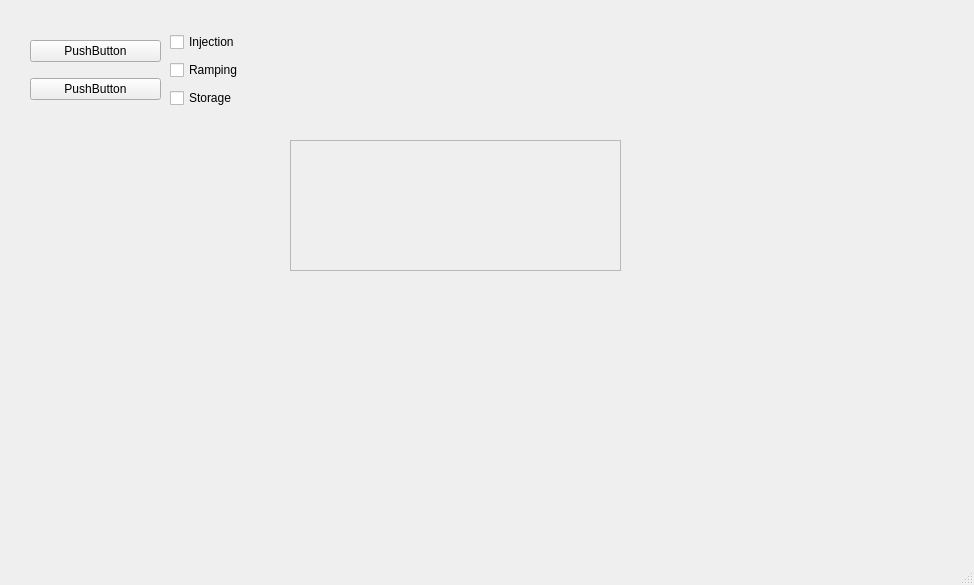
<?xml version="1.0" encoding="UTF-8"?>
<ui version="4.0">
 <class>MainWindow</class>
 <widget class="QMainWindow" name="MainWindow">
  <property name="geometry">
   <rect>
    <x>0</x>
    <y>0</y>
    <width>974</width>
    <height>585</height>
   </rect>
  </property>
  <property name="windowTitle">
   <string>MainWindow</string>
  </property>
  <widget class="QWidget" name="centralwidget">
   <widget class="QWidget" name="verticalLayoutWidget">
    <property name="geometry">
     <rect>
      <x>30</x>
      <y>140</y>
      <width>251</width>
      <height>401</height>
     </rect>
    </property>
    <layout class="QVBoxLayout" name="verticalLayout">
     <item>
      <widget class="QWidget" name="widget" native="true"/>
     </item>
    </layout>
   </widget>
   <widget class="QWidget" name="verticalLayoutWidget_2">
    <property name="geometry">
     <rect>
      <x>290</x>
      <y>280</y>
      <width>160</width>
      <height>261</height>
     </rect>
    </property>
    <layout class="QVBoxLayout" name="verticalLayout_2"/>
   </widget>
   <widget class="QWidget" name="verticalLayoutWidget_3">
    <property name="geometry">
     <rect>
      <x>460</x>
      <y>280</y>
      <width>160</width>
      <height>261</height>
     </rect>
    </property>
    <layout class="QVBoxLayout" name="verticalLayout_3"/>
   </widget>
   <widget class="QWidget" name="horizontalLayoutWidget">
    <property name="geometry">
     <rect>
      <x>290</x>
      <y>140</y>
      <width>331</width>
      <height>131</height>
     </rect>
    </property>
    <layout class="QHBoxLayout" name="horizontalLayout">
     <item>
      <widget class="QScrollArea" name="scrollArea">
       <property name="widgetResizable">
        <bool>true</bool>
       </property>
       <widget class="QWidget" name="scrollAreaWidgetContents">
        <property name="geometry">
         <rect>
          <x>0</x>
          <y>0</y>
          <width>327</width>
          <height>127</height>
         </rect>
        </property>
       </widget>
      </widget>
     </item>
    </layout>
   </widget>
   <widget class="QWidget" name="verticalLayoutWidget_4">
    <property name="geometry">
     <rect>
      <x>30</x>
      <y>30</y>
      <width>131</width>
      <height>80</height>
     </rect>
    </property>
    <layout class="QVBoxLayout" name="verticalLayout_5">
     <item>
      <widget class="QPushButton" name="pushButton_2">
       <property name="text">
        <string>PushButton</string>
       </property>
      </widget>
     </item>
     <item>
      <widget class="QPushButton" name="pushButton">
       <property name="text">
        <string>PushButton</string>
       </property>
      </widget>
     </item>
    </layout>
   </widget>
   <widget class="QWidget" name="verticalLayoutWidget_5">
    <property name="geometry">
     <rect>
      <x>170</x>
      <y>30</y>
      <width>111</width>
      <height>80</height>
     </rect>
    </property>
    <layout class="QVBoxLayout" name="verticalLayout_6">
     <item>
      <widget class="QCheckBox" name="checkBox_2">
       <property name="text">
        <string>Injection</string>
       </property>
      </widget>
     </item>
     <item>
      <widget class="QCheckBox" name="checkBox_3">
       <property name="text">
        <string>Ramping</string>
       </property>
      </widget>
     </item>
     <item>
      <widget class="QCheckBox" name="checkBox">
       <property name="text">
        <string>Storage</string>
       </property>
      </widget>
     </item>
    </layout>
   </widget>
   <widget class="QWidget" name="verticalLayoutWidget_6">
    <property name="geometry">
     <rect>
      <x>630</x>
      <y>140</y>
      <width>271</width>
      <height>401</height>
     </rect>
    </property>
    <layout class="QVBoxLayout" name="verticalLayout_7"/>
   </widget>
  </widget>
  <widget class="QMenuBar" name="menubar">
   <property name="geometry">
    <rect>
     <x>0</x>
     <y>0</y>
     <width>974</width>
     <height>21</height>
    </rect>
   </property>
  </widget>
  <widget class="QStatusBar" name="statusbar"/>
 </widget>
 <resources/>
 <connections/>
</ui>
